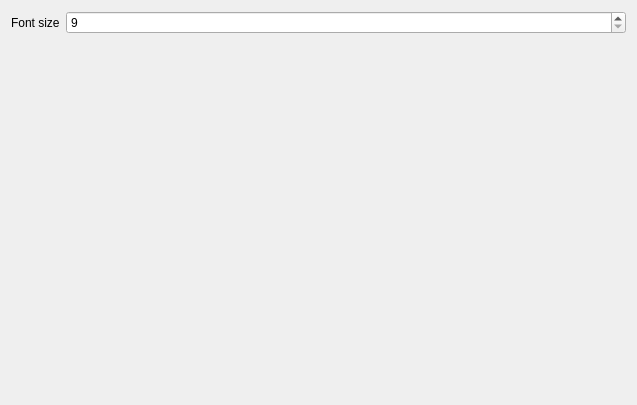
<?xml version="1.0" encoding="UTF-8"?>
<ui version="4.0">
 <class>PreferencesWindow</class>
 <widget class="QWidget" name="PreferencesWindow">
  <property name="geometry">
   <rect>
    <x>0</x>
    <y>0</y>
    <width>637</width>
    <height>405</height>
   </rect>
  </property>
  <property name="windowTitle">
   <string>Preferences</string>
  </property>
  <layout class="QHBoxLayout" name="horizontalLayout">
   <item>
    <layout class="QFormLayout" name="formLayout">
     <item row="0" column="0">
      <widget class="QLabel" name="fontSizeLabel">
       <property name="text">
        <string>Font size</string>
       </property>
      </widget>
     </item>
     <item row="0" column="1">
      <widget class="QSpinBox" name="fontSizeSpinBox">
       <property name="minimum">
        <number>9</number>
       </property>
       <property name="maximum">
        <number>20</number>
       </property>
      </widget>
     </item>
    </layout>
   </item>
  </layout>
 </widget>
 <resources/>
 <connections/>
</ui>
